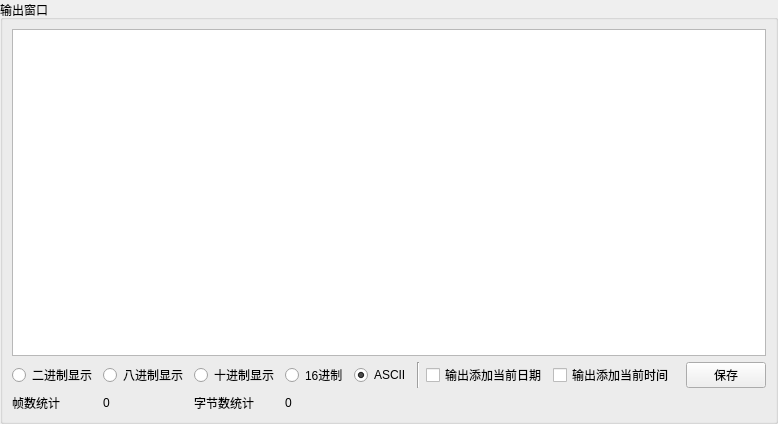
<?xml version="1.0" encoding="UTF-8"?>
<ui version="4.0">
 <class>OutputWindow</class>
 <widget class="QWidget" name="OutputWindow">
  <property name="geometry">
   <rect>
    <x>0</x>
    <y>0</y>
    <width>770</width>
    <height>424</height>
   </rect>
  </property>
  <property name="windowTitle">
   <string>Form</string>
  </property>
  <layout class="QGridLayout" name="gridLayout_2">
   <property name="leftMargin">
    <number>0</number>
   </property>
   <property name="topMargin">
    <number>0</number>
   </property>
   <property name="rightMargin">
    <number>0</number>
   </property>
   <property name="bottomMargin">
    <number>0</number>
   </property>
   <property name="spacing">
    <number>0</number>
   </property>
   <item row="0" column="0">
    <widget class="QGroupBox" name="groupBox">
     <property name="title">
      <string>输出窗口</string>
     </property>
     <layout class="QGridLayout" name="gridLayout">
      <item row="1" column="1">
       <widget class="QRadioButton" name="radioButton_oct">
        <property name="text">
         <string>八进制显示</string>
        </property>
       </widget>
      </item>
      <item row="1" column="4">
       <widget class="QRadioButton" name="radioButton_ascii">
        <property name="text">
         <string>ASCII</string>
        </property>
        <property name="checked">
         <bool>true</bool>
        </property>
       </widget>
      </item>
      <item row="1" column="6">
       <widget class="QCheckBox" name="checkBox_date">
        <property name="text">
         <string>输出添加当前日期</string>
        </property>
       </widget>
      </item>
      <item row="1" column="2">
       <widget class="QRadioButton" name="radioButton_dec">
        <property name="text">
         <string>十进制显示</string>
        </property>
       </widget>
      </item>
      <item row="1" column="3">
       <widget class="QRadioButton" name="radioButton_hex">
        <property name="text">
         <string>16进制</string>
        </property>
       </widget>
      </item>
      <item row="1" column="7">
       <widget class="QCheckBox" name="checkBox_time">
        <property name="text">
         <string>输出添加当前时间</string>
        </property>
       </widget>
      </item>
      <item row="0" column="0" colspan="10">
       <widget class="QTextBrowser" name="textBrowser">
        <property name="html">
         <string>&lt;!DOCTYPE HTML PUBLIC &quot;-//W3C//DTD HTML 4.0//EN&quot; &quot;http://www.w3.org/TR/REC-html40/strict.dtd&quot;&gt;
&lt;html&gt;&lt;head&gt;&lt;meta name=&quot;qrichtext&quot; content=&quot;1&quot; /&gt;&lt;style type=&quot;text/css&quot;&gt;
p, li { white-space: pre-wrap; }
&lt;/style&gt;&lt;/head&gt;&lt;body style=&quot; font-family:'SimSun'; font-size:9pt; font-weight:400; font-style:normal;&quot;&gt;
&lt;p style=&quot;-qt-paragraph-type:empty; margin-top:0px; margin-bottom:0px; margin-left:0px; margin-right:0px; -qt-block-indent:0; text-indent:0px;&quot;&gt;&lt;br /&gt;&lt;/p&gt;&lt;/body&gt;&lt;/html&gt;</string>
        </property>
       </widget>
      </item>
      <item row="1" column="8">
       <spacer name="horizontalSpacer">
        <property name="orientation">
         <enum>Qt::Horizontal</enum>
        </property>
        <property name="sizeHint" stdset="0">
         <size>
          <width>40</width>
          <height>20</height>
         </size>
        </property>
       </spacer>
      </item>
      <item row="1" column="9">
       <widget class="QPushButton" name="pushButton_save">
        <property name="text">
         <string>保存</string>
        </property>
       </widget>
      </item>
      <item row="1" column="0">
       <widget class="QRadioButton" name="radioButton_bin">
        <property name="text">
         <string>二进制显示</string>
        </property>
       </widget>
      </item>
      <item row="1" column="5">
       <widget class="Line" name="line">
        <property name="orientation">
         <enum>Qt::Vertical</enum>
        </property>
       </widget>
      </item>
      <item row="2" column="0">
       <widget class="QLabel" name="label">
        <property name="text">
         <string>帧数统计</string>
        </property>
       </widget>
      </item>
      <item row="2" column="1">
       <widget class="QLabel" name="label_frame">
        <property name="text">
         <string>0</string>
        </property>
       </widget>
      </item>
      <item row="2" column="2">
       <widget class="QLabel" name="label_3">
        <property name="text">
         <string>字节数统计</string>
        </property>
       </widget>
      </item>
      <item row="2" column="3">
       <widget class="QLabel" name="label_bytes">
        <property name="text">
         <string>0</string>
        </property>
       </widget>
      </item>
     </layout>
    </widget>
   </item>
  </layout>
 </widget>
 <resources/>
 <connections/>
</ui>
